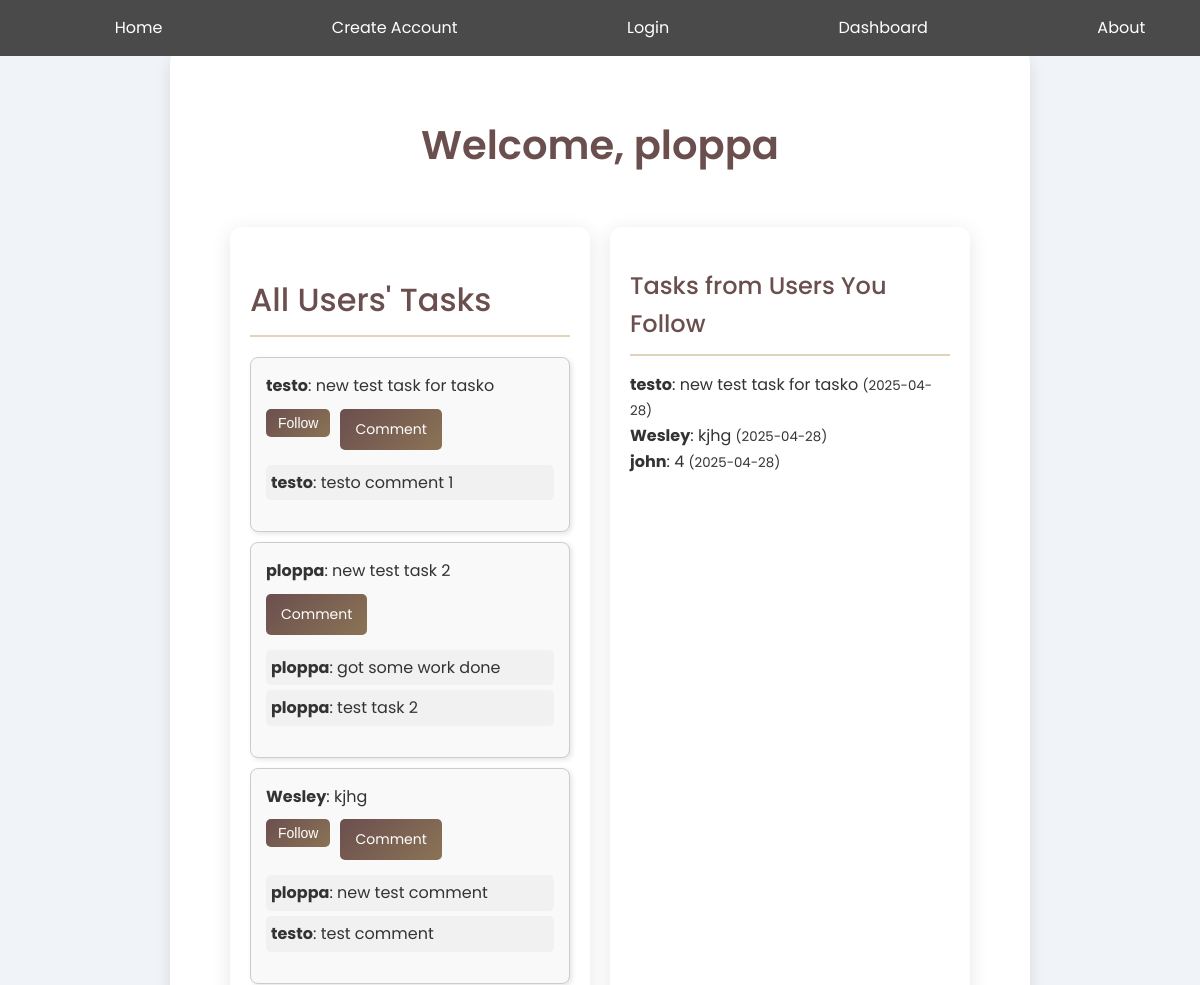
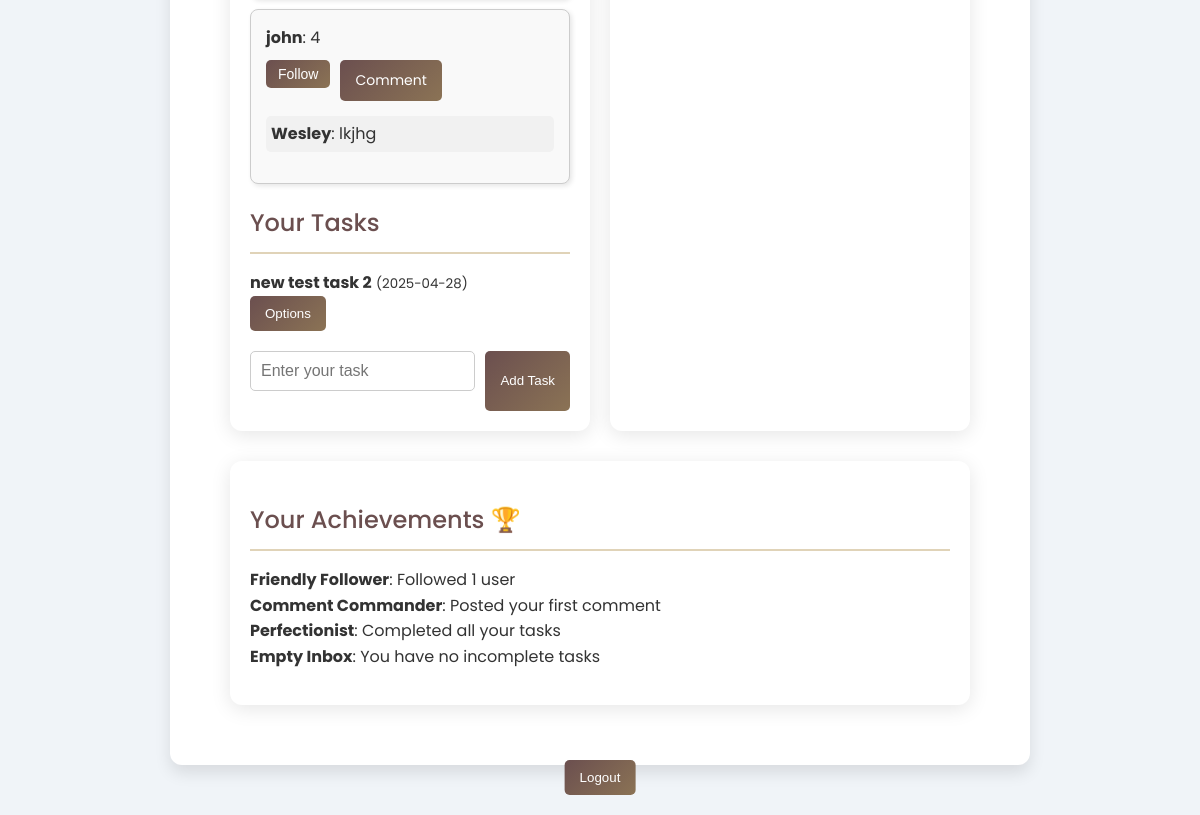
The page /dashboard (signed in) on the database its author committed (2 pictures, top to bottom).
### app/models.py (models this page shows, shortened)
class User(db.Model, UserMixin):
    id = db.Column(db.Integer, primary_key=True)
    username = db.Column(db.String(50), unique=True, nullable=False)
    email = db.Column(db.String(100), unique=True, nullable=False)
    password_hash = db.Column(db.String(100), nullable=False)
    todos = db.relationship('Todo', backref='user', lazy=True)
    comments = db.relationship('Comment', back_populates='user', cascade="all, delete-orphan")
    user_achievements = db.relationship('UserAchievement', backref='user', lazy=True)

class Todo(db.Model):
    id = db.Column(db.Integer, primary_key=True)
    content = db.Column(db.String(200), nullable=False)
    created_at = db.Column(db.DateTime, default=datetime.utcnow)
    user_id = db.Column(db.Integer, db.ForeignKey('user.id'), nullable=False)
    completed = db.Column(db.Boolean, default=False)
    edit_count = db.Column(db.Integer, default=0)
    comments = db.relationship('Comment', back_populates='task', cascade="all, delete-orphan")

class Comment(db.Model):
    id = db.Column(db.Integer, primary_key=True)
    content = db.Column(db.String(500), nullable=False)
    created_at = db.Column(db.DateTime, default=datetime.utcnow)
    user_id = db.Column(db.Integer, db.ForeignKey('user.id'), nullable=False)
    task_id = db.Column(db.Integer, db.ForeignKey('todo.id'), nullable=False)
    parent_id = db.Column(db.Integer, db.ForeignKey('comment.id'), nullable=True)
    user = db.relationship('User', back_populates='comments')
    task = db.relationship('Todo', back_populates='comments')
    replies = db.relationship('Comment', backref=db.backref('parent', remote_side=[id]), lazy='dynamic')

class Achievement(db.Model):
    id = db.Column(db.Integer, primary_key=True)
    name = db.Column(db.String(100), unique=True, nullable=False)
    description = db.Column(db.String(255), nullable=False)

### app/blueprints/main.py (the view)
@main_bp.route("/dashboard")
@login_required
def dashboard():
    user_id = current_user.id
    tasks = Todo.query.filter_by(user_id=user_id).order_by(Todo.created_at.desc()).all()
    followed_users_tasks = Todo.query.join(Follow, Follow.followee_id == Todo.user_id)\
                                     .filter(Follow.follower_id == user_id)\
                                     .options(db.joinedload(Todo.user), db.joinedload(Todo.comments).joinedload(Comment.user))\
                                     .order_by(Todo.created_at.desc())\
                                     .all()
    following_ids_subquery = db.session.query(Follow.followee_id).filter(Follow.follower_id == user_id).subquery()
    non_followed_users = User.query.filter(User.id != user_id)\
                                   .filter(User.id.notin_(following_ids_subquery))\
                                   .order_by(User.username)\
                                   .all()
    user_achievements = UserAchievement.query.filter_by(user_id=user_id)\
                                            .options(db.joinedload(UserAchievement.achievement))\
                                            .all()
    achievements_list = [ua.achievement for ua in user_achievements]
    all_tasks = Todo.query.options(db.joinedload(Todo.user), db.joinedload(Todo.comments).joinedload(Comment.user))\
                        .order_by(Todo.created_at.desc())\
                        .limit(50)\
                        .all() # Added limit for performance
    return render_template("dashboard.html",
                           tasks=tasks,
                           followed_users_tasks=followed_users_tasks,
                           non_followed_users=non_followed_users,
                           achievements=achievements_list, # Pass the extracted list
                           all_tasks=all_tasks)

### app/templates/dashboard.html (shortened to what this page needs)
{% extends 'base.html' %}
{% block body %}
<section class="App Content">
    <h1>Welcome, {{ current_user.username }}</h1>
    <form action="{{ url_for('logout') }}" method="POST" class="logout">
        <button type="submit" class="logout-btn">Logout</button>
    </form>
    <div class="dashboard-container">
        <div class="dashboard-section">
            <h2>All Users' Tasks</h2>
            {% for task in all_tasks %}
                <div class="task-card">
                    <p><strong>{{ task.user.username }}</strong>: {{ task.content }}</p>
                    <div class="task-buttons">
                        {% if task.user.id != current_user.id %}
                        <form action="{{ url_for('follow_user', user_id=task.user.id) }}" method="POST" style="display:inline;">
                            <button type="submit" class="btn">Follow</button>
                        </form>
                        {% endif %}
                        <label for="toggle-comment-{{ task.id }}" class="btn">Comment</label>
                    </div>
                    <ul class="comments-list">
                        {% for comment in task.comments %}
                            <li class="comment-item">
                                <strong>{{ comment.user.username }}</strong>: {{ comment.content }}
                            </li>
                        {% endfor %}
                    </ul>
                </div>
            {% endfor %}
            <h2 class="section-heading">Your Tasks</h2>
            {% if tasks %}
                <ul class="task-list">
                    {% for task in tasks %}
                    <li class="task-item">
                        <div>
                            <strong>{{ task.content }}</strong>
                            <small>({{ task.created_at.strftime('%Y-%m-%d') }})</small>
                        </div>
                        <div class="dropdown">
                            <button class="dropbtn">Options</button>
                        </div>
                    </li>
                    {% endfor %}
                </ul>
            {% else %}
                <p>No current tasks, add one now:</p>
            {% endif %}
            <form action="{{ url_for('add_todo') }}" method="POST" class="task-input-container">
                <input type="text" name="content" placeholder="Enter your task" required />
                <button type="submit">Add Task</button>
            </form>
        </div>
        <div class="dashboard-section">
            <h2 class="section-heading">Tasks from Users You Follow</h2>
            {% if followed_users_tasks %}
                <ul>
                    {% for task in followed_users_tasks %}
                    <li>
                        <strong>{{ task.user.username }}</strong>: {{ task.content }}
                        <small>({{ task.created_at.strftime('%Y-%m-%d') }})</small>
                    </li>
                    {% endfor %}
                </ul>
            {% else %}
                <p>You are not following anyone yet.</p>
            {% endif %}
        </div>
        <div class="dashboard-section achievements">
            <h2 class="section-heading">Your Achievements 🏆</h2>
            {% if achievements %}
                <ul>
                    {% for ach in achievements %}
                        <li><strong>{{ ach.name }}</strong>: {{ ach.description }}</li>
                    {% endfor %}
                </ul>
            {% else %}
                <p>You haven't earned any achievements yet.</p>
            {% endif %}
        </div>
    </div>
</section>
{% endblock %}

### app/templates/base.html (shortened to what this page needs)
<!DOCTYPE html>
<html lang="en">
<head>
    <link rel="stylesheet" href="{{ url_for('static', filename='styles/styles.css') }}">
</head>
<body>
    <nav>
        <ul>
          <li class="nav"><a href="{{ url_for('landing_page') }}">Home</a></li>
          <li class="nav"><a href="{{ url_for('register') }}">Create Account</a></li>
          <li class="nav"><a href="{{ url_for('login') }}">Login</a></li>
          <li class="nav"><a href="{{ url_for('dashboard') }}">Dashboard</a></li>
          <li class="nav"><a href="{{ url_for('about') }}">About</a></li>
        </ul>
      </nav>
    {% block body %}{% endblock %}
</body>
</html>

### app/static/styles/styles.css (style rules this page uses)
body { font-family: 'Poppins', sans-serif; background-color: #f0f4f8; color: #333; margin: 0; padding: 0; line-height: 1.6; }
nav { background-color: #4a4a4a; padding: 15px 30px; position: fixed; top: 0; width: 100%; z-index: 1000; }
nav ul { display: flex; justify-content: space-around; list-style-type: none; margin: 0; padding: 0; }
nav ul li { margin: 0 10px; }
nav ul li a { color: #ffffff; padding: 10px 15px; text-decoration: none; transition: background-color 0.3s ease; }
.App { max-width: 800px; margin: 50px auto; padding: 30px; background-color: #fff; border-radius: 12px; box-shadow: 0 8px 16px rgba(0, 0, 0, 0.1); }
h1, h2, h3 { color: #6b4f4f; margin-bottom: 20px; }
h1 { font-size: 2.5rem; text-align: center; font-weight: 600; }
h2 { font-size: 2rem; border-bottom: 2px solid #e0d3b8; padding-bottom: 10px; font-weight: 500; }
a { color: #8b7355; text-decoration: none; transition: color 0.3s ease; }
button, input[type="submit"] { background: linear-gradient(135deg, #6b4f4f, #8b7355); color: #fff; border: none; padding: 10px 15px; border-radius: 5px; cursor: pointer; transition: background-color 0.3s ease; }
input[type="text"], input[type="password"], textarea { width: 100%; padding: 12px; margin-bottom: 20px; border: 1px solid #ccc; border-radius: 5px; font-size: 1rem; transition: border-color 0.3s ease; }
ul { list-style-type: none; padding: 0; }
.logout { position: fixed; bottom: 20px; left: 50%; transform: translateX(-50%); margin: 0; }
.dropdown { position: relative; display: inline-block; }
.dashboard-container { display: flex; flex-wrap: wrap; justify-content: space-between; padding: 20px; max-width: 1200px; margin: 0 auto; }
.dashboard-section { background-color: #ffffff; border-radius: 12px; box-shadow: 0 4px 20px rgba(0, 0, 0, 0.1); margin: 10px; padding: 20px; flex: 1 1 300px; min-width: 300px; max-width: 100%; }
.section-heading { font-size: 1.5rem; color: #6b4f4f; margin-bottom: 15px; }
.task-list { list-style-type: none; padding: 0; }
.task-item { margin-bottom: 10px; }
.task-input-container { display: flex; justify-content: center; margin-top: 20px; }
.task-input-container input[type="text"] { flex: 1; padding: 10px; border: 1px solid #ccc; border-radius: 5px; margin-right: 10px; }
.achievements { margin-top: 20px; }

### app/templates/dashboard.html (style rules this page uses)
.task-card { border: 1px solid #ccc; padding: 15px; margin: 10px 0; border-radius: 8px; background: #f9f9f9; box-shadow: 2px 2px 5px rgba(0,0,0,0.1); }
.task-card p { margin: 0 0 10px 0; }
.task-buttons { display: flex; gap: 10px; }
.btn { padding: 6px 12px; background-color: #3498db; color: white; text-decoration: none; border-radius: 5px; font-size: 14px; }
.comments-list { margin-top: 15px; list-style-type: none; padding-left: 0; }
.comment-item { margin: 5px 0; padding: 5px; background-color: #f1f1f1; border-radius: 5px; }
label[for^="toggle-comment-"] { background: linear-gradient(135deg, #6b4f4f, #8b7355); color: white; border: none; padding: 10px 15px; border-radius: 5px; cursor: pointer; transition: background-color 0.3s ease; font-size: 14px; display: inline-block; text-align: center; width: auto !important; max-width: fit-content; height: auto; line-height: normal; }

### rows shown on the page
User: username "ploppa"
Todo: user.username "testo", content "new test task for tasko", created_at "2025-04-28"
Comment: user.username "testo", content "testo comment 1"
Todo: user.username "ploppa", content "new test task 2", created_at "2025-04-28"
Comment: user.username "ploppa", content "got some work done"
Comment: user.username "ploppa", content "test task 2"
Todo: user.username "Wesley", content "kjhg", created_at "2025-04-28"
Comment: user.username "ploppa", content "new test comment"
Comment: user.username "testo", content "test comment"
Todo: user.username "john", content "4", created_at "2025-04-28"
Comment: user.username "Wesley", content "lkjhg"
Achievement: name "Friendly Follower", description "Followed 1 user"
Achievement: name "Comment Commander", description "Posted your first comment"
Achievement: name "Perfectionist", description "Completed all your tasks"
Achievement: name "Empty Inbox", description "You have no incomplete tasks"
